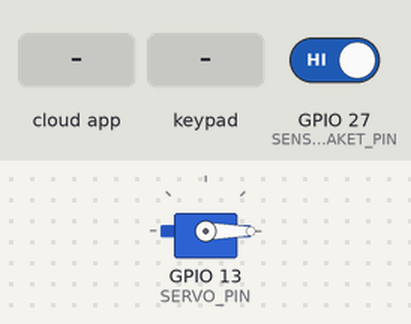
A sketch run on a simulated ESP32. On the bench: servo. Inputs (shaded band) come from the test bench; at power-on: GPIO 27 (SENSOR_PAKET_PIN) HIGH. WiFi joins after 1.5 s; servers stay silent unless stated; the Firebase database answers and starts empty; what the sketch prints to the serial monitor is not drawn.

Above: at 3.4 s.
3.5 s: the phone or cloud app sets buka_pintu to 1
At 4.4 s:
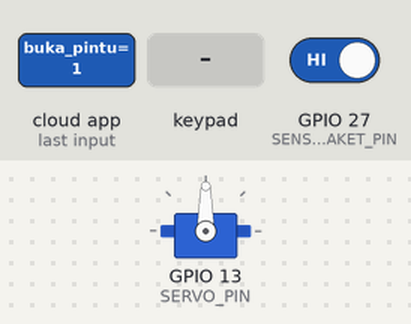
6.9 s: GPIO 27 (SENSOR_PAKET_PIN) driven LOW
10.3 s: key '1' pressed
11.8 s: keypad keys 1 2 3 4 # pressed 0.4 s apart
15.3 s: key '*' pressed
16.8 s: keypad keys 1 9 1 8 5 1 7 pressed 0.4 s apart
Timing chart, 0 to 19.8 s (numbered marks = the images above; inputs shaded):
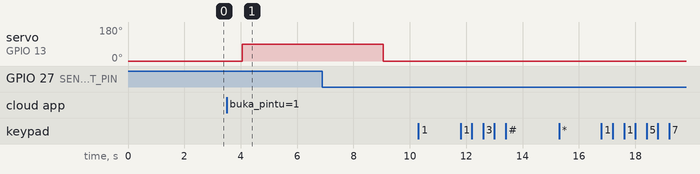

The sketch:

smart_box_kamar_01.ino
```cpp
#include <WiFi.h>
#include <FirebaseESP32.h>
#include <ESP32Servo.h>
#include <Keypad.h>

#define WIFI_SSID "NAMA_WIFI_KAMU"
#define WIFI_PASSWORD "PASSWORD_WIFI_KAMU"

#define API_KEY "ISI_API_KEY_KAMU"
#define DATABASE_URL "https://NAMA-PROJECT-KAMU-default-rtdb.firebaseio.com"

#define SERVO_PIN 13
#define SENSOR_PAKET_PIN 27

const byte ROWS = 4;
const byte COLS = 4;
char keys[ROWS][COLS] = {
  {'1', '2', '3', 'A'},
  {'4', '5', '6', 'B'},
  {'7', '8', '9', 'C'},
  {'*', '0', '#', 'D'}
};
byte rowPins[ROWS] = {19, 18, 5, 17};
byte colPins[COLS] = {16, 4, 2, 15};

Keypad keypad = Keypad(makeKeymap(keys), rowPins, colPins, ROWS, COLS);
Servo kunciServo;

FirebaseData fbdo;
FirebaseAuth auth;
FirebaseConfig config;

String pinAktif = "1234";
String inputKeypad = "";
bool pintuTerbuka = false;
unsigned long waktuBuka = 0;
const unsigned long DURASI_BUKA_MS = 5000;

int statusPaketTerakhir = -1;
unsigned long waktuSinkron = 0;
const unsigned long INTERVAL_SINKRON_MS = 1500;

void kunciPintu() {
  kunciServo.write(0);
  pintuTerbuka = false;
  Serial.println("Pintu terkunci.");
}

void bukaPintu5Detik(const char* sumber) {
  kunciServo.write(90);
  pintuTerbuka = true;
  waktuBuka = millis();
  Serial.printf("Pintu terbuka (%s) 5 detik...\n", sumber);
}

void cekSensorPaket() {
  int terbacaAda = (digitalRead(SENSOR_PAKET_PIN) == LOW) ? 1 : 0;
  if (terbacaAda != statusPaketTerakhir) {
    statusPaketTerakhir = terbacaAda;
    bool adaPaket = (terbacaAda == 1);
    if (Firebase.setBool(fbdo, "/kamar_01/ada_paket", adaPaket)) {
      Serial.printf("Update /kamar_01/ada_paket -> %s\n", adaPaket ? "true" : "false");
    } else {
      Serial.println("Gagal update ada_paket: " + fbdo.errorReason());
    }
  }
}

void sinkronFirebase() {
  if (Firebase.getString(fbdo, "/kamar_01/pin")) {
    if (fbdo.dataType() == "string") {
      String pinBaru = fbdo.stringData();
      pinBaru.trim();
      if (pinBaru.length() >= 4 && pinBaru != pinAktif) {
        pinAktif = pinBaru;
        Serial.println("PIN diperbarui dari Firebase: " + pinAktif);
      }
    }
  }

  if (Firebase.getBool(fbdo, "/kamar_01/buka_pintu")) {
    if (fbdo.dataType() == "boolean" && fbdo.boolData() == true) {
      bukaPintu5Detik("Web");
      Firebase.setBool(fbdo, "/kamar_01/buka_pintu", false);
    }
  }
}

void prosesKeypad() {
  char tombol = keypad.getKey();
  if (!tombol) return;

  if (tombol == '#') {
    if (inputKeypad == pinAktif) {
      Serial.println("PIN benar!");
      bukaPintu5Detik("Keypad");
    } else {
      Serial.println("PIN salah!");
    }
    inputKeypad = "";
  } else if (tombol == '*') {
    inputKeypad = "";
    Serial.println("Input PIN direset.");
  } else if (isDigit(tombol)) {
    inputKeypad += tombol;
    Serial.print("*");
  }
}

void setup() {
  Serial.begin(115200);
  pinMode(SENSOR_PAKET_PIN, INPUT_PULLUP);

  kunciServo.attach(SERVO_PIN);
  kunciPintu();

  WiFi.begin(WIFI_SSID, WIFI_PASSWORD);
  Serial.print("Menghubungkan ke WiFi");
  while (WiFi.status() != WL_CONNECTED) {
    delay(500);
    Serial.print(".");
  }
  Serial.println("\nWiFi terhubung! IP: " + WiFi.localIP().toString());

  config.api_key = API_KEY;
  config.database_url = DATABASE_URL;
  auth.user.email = "";
  auth.user.password = "";

  Firebase.begin(&config, &auth);
  Firebase.reconnectWiFi(true);

  if (!Firebase.getString(fbdo, "/kamar_01/pin")) {
    Firebase.setString(fbdo, "/kamar_01/pin", pinAktif);
  }
  Firebase.setBool(fbdo, "/kamar_01/buka_pintu", false);

  cekSensorPaket();
  sinkronFirebase();
}

void loop() {
  if (pintuTerbuka && (millis() - waktuBuka >= DURASI_BUKA_MS)) {
    kunciPintu();
  }

  cekSensorPaket();
  prosesKeypad();

  if (millis() - waktuSinkron >= INTERVAL_SINKRON_MS) {
    waktuSinkron = millis();
    sinkronFirebase();
  }
}
```

Measured:
- after the input at 3.5 s, servo on GPIO 13 (SERVO_PIN): 0° → 90° after 0.55 s
- after the input at 10.3 s, every drawn part: stays the same
- after the input at 11.8 s, every drawn part: stays the same
- after the input at 15.3 s, every drawn part: stays the same
- after the input at 16.8 s, every drawn part: stays the same
